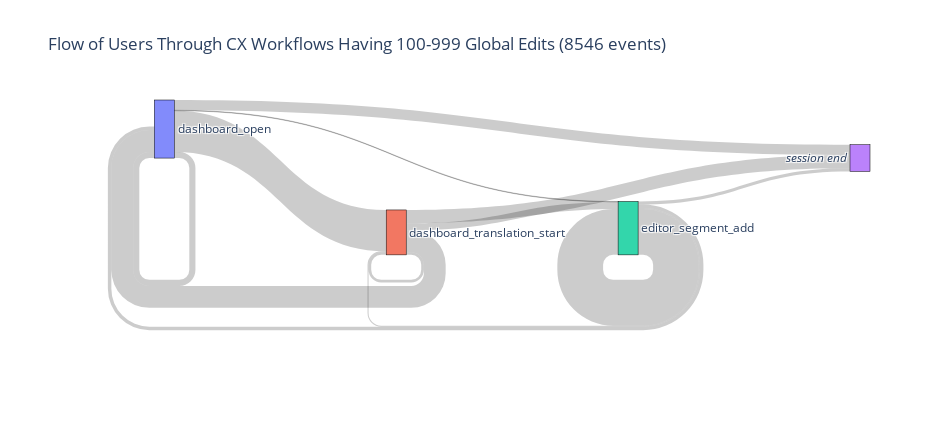

The notebook cell this image was saved under:
### Markdown cell above
::: {.callout-note collapse=true}
## Summary: Users with 5-99 Global Edits

Among the users who opened the dashboard:

* in 77% of the cases, they proceeded to translation start screen.
* in 14% of the cases, they ended the session.
* in 9%  of the cases, they refereshed the dashboard or came back to it later before the session expired.

Among the users who reach the translation start screen:

* in 13% of the cases, they transitioned to the editor and made an edit.
* in 64% of the cases, they went back to the main dashboard.
* in 28% of the cases, they ended the session.

Among users who made at least one edit:

* in 80% of the cases, they continued to make additional edits.
* in 10% of the cases, they went back to the main dashboard.
* in 6% of the cases, they ended the session.

:::

### Code cell
#| column: page-inset-right

n_events = events.query("""(user_global_edit_count_bucket == '100-999 edits') & (event_type == @main_events)""").shape[0]
iplot(plot_funnel(events.query("""user_global_edit_count_bucket == '100-999 edits'"""), 
                      chart_title=f'Flow of Users Through CX Workflows Having 100-999 Global Edits ({n_events} events)'), 
          config=iplot_config)

### Figure 1 — Plotly figure (JSON) as saved in the notebook; plotly's stock layout.template omitted (floating-point values rounded to 4 significant figures)
{"data": [{"domain": {"x": [0, 1], "y": [0, 1]}, "link": {"customdata": [10.55, 71.01, 0.8192, 17.61, 48.59, 5.866, 15.72, 29.82, 6.548, 1.954, 85.77, 5.725], "hovertemplate": "Events: %{value}<br />Percentage: %{customdata:.2f}%<extra></extra>", "source": [0, 0, 0, 0, 1, 1, 1, 1, 2, 2, 2, 2], "target": [0, 1, 2, 3, 0, 1, 2, 3, 0, 1, 2, 3], "value": [335, 2254, 26, 559, 1193, 144, 386, 732, 191, 57, 2502, 167]}, "node": {"label": ["dashboard_open", "dashboard_translation_start", "editor_segment_add", "<i>session end</i>"], "line": {"color": "black", "width": 0.5}, "pad": 15, "thickness": 20}, "type": "sankey"}], "layout": {"font": {"size": 12}, "height": 422.2, "title": {"text": "Flow of Users Through CX Workflows Having 100-999 Global Edits (8546 events)"}, "width": 950}}
